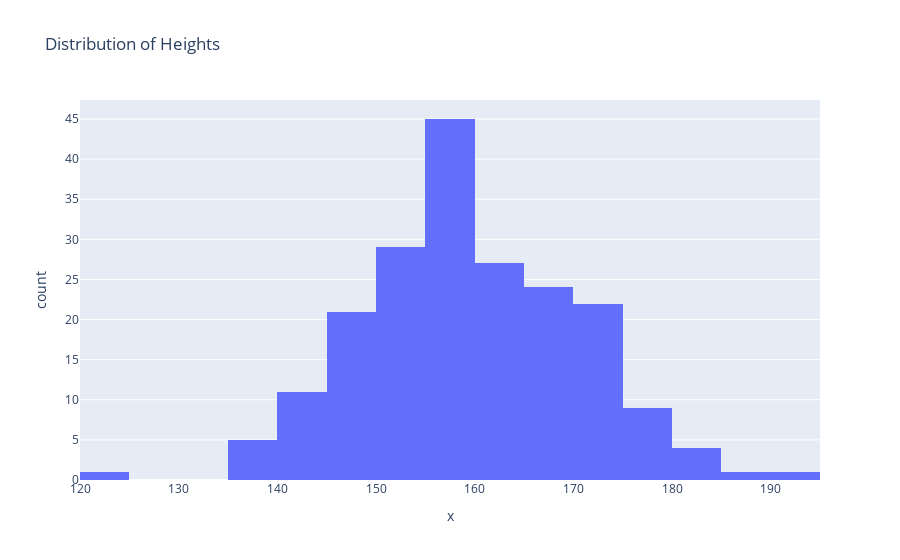

Source (notebook cell):
### Markdown cell above
# Histogram:
A histogram is used to represent continuous data in the form of bar.

### Code cell
# Example 4: Let us illustrate the distribution of heights of 200 people using a histogram

# Step 1:
#Here we will concentrate on heights which are 160 and the standard deviation is 11
heights_array = np.random.normal(160, 11, 200)

# step 2:
## Use plotly express histogram chart function px.histogram.Provide input data x to the histogram
fig = px.histogram(x=heights_array,title="Distribution of Heights")
fig.show()

### Figure 1 — Plotly figure (JSON) as saved in the notebook; plotly's stock layout.template omitted (floating-point values rounded to 4 significant figures; data arrays with more than 128 entries replaced by an {"elided": "..."} marker saying what was removed)
{"data": [{"bingroup": "x", "hovertemplate": "x=%{x}<br>count=%{y}<extra></extra>", "legendgroup": "", "marker": {"color": "#636efa", "pattern": {"shape": ""}}, "name": "", "orientation": "v", "showlegend": false, "type": "histogram", "x": {"elided": "200 float values"}, "xaxis": "x", "yaxis": "y"}], "layout": {"barmode": "relative", "legend": {"tracegroupgap": 0}, "title": {"text": "Distribution of Heights"}, "xaxis": {"anchor": "y", "domain": [0, 1], "title": {"text": "x"}}, "yaxis": {"anchor": "x", "domain": [0, 1], "title": {"text": "count"}}}}
